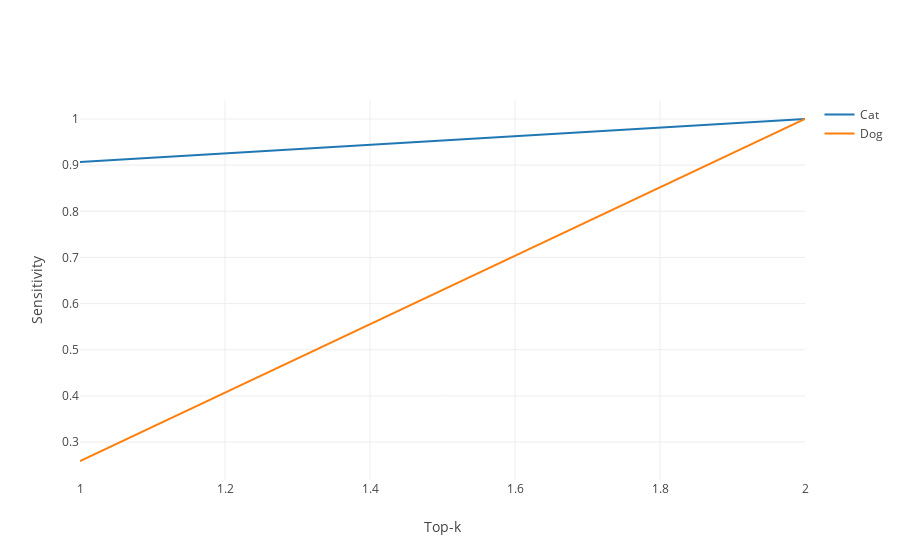

This figure's notebook cell:
### Markdown cell above
Plotting the sensitivity of each class and the global model accuracy:

### Code cell
evaluator.plot_top_k_sensitivity_by_concept()

### Figure 1 — Plotly figure (JSON) as saved in the notebook; plotly's stock layout.template omitted (floating-point values rounded to 4 significant figures)
{"data": [{"mode": "lines", "name": "Cat", "type": "scatter", "x": [1, 2], "y": [0.907, 1]}, {"mode": "lines", "name": "Dog", "type": "scatter", "x": [1, 2], "y": [0.259, 1]}], "layout": {"title": null, "xaxis": {"title": "Top-k"}, "yaxis": {"title": "Sensitivity"}}}
